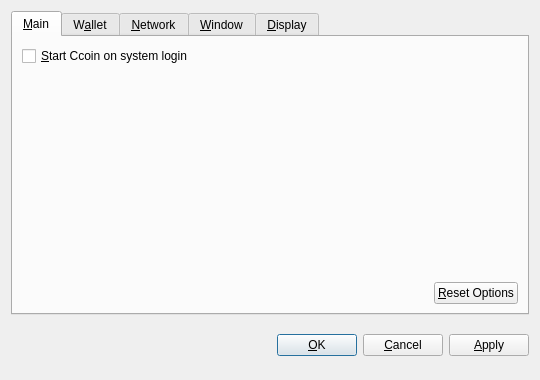
<?xml version="1.0" encoding="UTF-8"?>
<ui version="4.0">
 <class>OptionsDialog</class>
 <widget class="QDialog" name="OptionsDialog">
  <property name="geometry">
   <rect>
    <x>0</x>
    <y>0</y>
    <width>540</width>
    <height>380</height>
   </rect>
  </property>
  <property name="windowTitle">
   <string>Options</string>
  </property>
  <property name="modal">
   <bool>true</bool>
  </property>
  <layout class="QVBoxLayout" name="verticalLayout">
   <item>
    <widget class="QTabWidget" name="tabWidget">
     <property name="tabPosition">
      <enum>QTabWidget::North</enum>
     </property>
     <property name="currentIndex">
      <number>0</number>
     </property>
     <widget class="QWidget" name="tabMain">
      <attribute name="title">
       <string>&amp;Main</string>
      </attribute>
      <layout class="QVBoxLayout" name="verticalLayout_Main">
       <item>
        <widget class="QCheckBox" name="bitcoinAtStartup">
         <property name="toolTip">
          <string>Automatically start Ccoin after logging in to the system.</string>
         </property>
         <property name="text">
          <string>&amp;Start Ccoin on system login</string>
         </property>
        </widget>
       </item>
       <item>
        <spacer name="verticalSpacer_Main">
         <property name="orientation">
          <enum>Qt::Vertical</enum>
         </property>
         <property name="sizeHint" stdset="0">
          <size>
           <width>20</width>
           <height>40</height>
          </size>
         </property>
        </spacer>
       </item>
       <item>
        <layout class="QHBoxLayout" name="horizontalLayout_2_Main">
         <item>
          <spacer name="horizontalSpacer_2_Main">
           <property name="orientation">
            <enum>Qt::Horizontal</enum>
           </property>
           <property name="sizeHint" stdset="0">
            <size>
             <width>40</width>
             <height>20</height>
            </size>
           </property>
          </spacer>
         </item>
         <item>
          <widget class="QPushButton" name="resetButton">
           <property name="toolTip">
            <string>Reset all client options to default.</string>
           </property>
           <property name="text">
            <string>&amp;Reset Options</string>
           </property>
           <property name="autoDefault">
            <bool>false</bool>
           </property>
          </widget>
         </item>
        </layout>
       </item>
      </layout>
     </widget>
     <widget class="QWidget" name="tabWallet">
      <attribute name="title">
       <string>W&amp;allet</string>
      </attribute>
      <layout class="QVBoxLayout" name="verticalLayout_Network">
       <item>
        <widget class="QLabel" name="transactionFeeInfoLabel">
         <property name="text">
          <string>Optional transaction fee per kB that helps make sure your transactions are processed quickly. Most transactions are 1 kB.</string>
         </property>
         <property name="textFormat">
          <enum>Qt::PlainText</enum>
         </property>
         <property name="wordWrap">
          <bool>true</bool>
         </property>
        </widget>
       </item>
       <item>
        <layout class="QHBoxLayout" name="horizontalLayout_1_Main">
         <item>
          <widget class="QLabel" name="transactionFeeLabel">
           <property name="text">
            <string>Pay transaction &amp;fee</string>
           </property>
           <property name="textFormat">
            <enum>Qt::PlainText</enum>
           </property>
           <property name="buddy">
            <cstring>transactionFee</cstring>
           </property>
          </widget>
         </item>
         <item>
          <widget class="BitcoinAmountField" name="transactionFee"/>
         </item>
         <item>
          <spacer name="horizontalSpacer_1_Main">
           <property name="orientation">
            <enum>Qt::Horizontal</enum>
           </property>
           <property name="sizeHint" stdset="0">
            <size>
             <width>40</width>
             <height>20</height>
            </size>
           </property>
          </spacer>
         </item>
        </layout>
       </item>
       <item>
        <widget class="QLabel" name="label">
         <property name="text">
          <string>If you disable the spending of unconfirmed change, the change from a transaction cannot be used until that transaction has at least one confirmation. This also affects how your balance is computed.</string>
         </property>
         <property name="wordWrap">
          <bool>true</bool>
         </property>
        </widget>
       </item>
       <item>
        <widget class="QCheckBox" name="spendZeroConfChange">
         <property name="text">
          <string>Spend unconfirmed change  (experts only)</string>
         </property>
        </widget>
       </item>
       <item>
        <spacer name="verticalSpacer">
         <property name="orientation">
          <enum>Qt::Vertical</enum>
         </property>
         <property name="sizeHint" stdset="0">
          <size>
           <width>20</width>
           <height>40</height>
          </size>
         </property>
        </spacer>
       </item>
      </layout>
     </widget>
     <widget class="QWidget" name="tabNetwork">
      <attribute name="title">
       <string>&amp;Network</string>
      </attribute>
      <layout class="QVBoxLayout" name="verticalLayout_Network">
       <item>
        <widget class="QCheckBox" name="mapPortUpnp">
         <property name="toolTip">
          <string>Automatically open the Ccoin client port on the router. This only works when your router supports UPnP and it is enabled.</string>
         </property>
         <property name="text">
          <string>Map port using &amp;UPnP</string>
         </property>
        </widget>
       </item>
       <item>
        <widget class="QCheckBox" name="connectSocks">
         <property name="toolTip">
          <string>Connect to the Ccoin network through a SOCKS proxy (e.g. when connecting through Tor).</string>
         </property>
         <property name="text">
          <string>&amp;Connect through SOCKS proxy:</string>
         </property>
        </widget>
       </item>
       <item>
        <layout class="QHBoxLayout" name="horizontalLayout_Network">
         <item>
          <widget class="QLabel" name="proxyIpLabel">
           <property name="text">
            <string>Proxy &amp;IP:</string>
           </property>
           <property name="textFormat">
            <enum>Qt::PlainText</enum>
           </property>
           <property name="buddy">
            <cstring>proxyIp</cstring>
           </property>
          </widget>
         </item>
         <item>
          <widget class="QValidatedLineEdit" name="proxyIp">
           <property name="maximumSize">
            <size>
             <width>140</width>
             <height>16777215</height>
            </size>
           </property>
           <property name="toolTip">
            <string>IP address of the proxy (e.g. 127.0.0.1)</string>
           </property>
          </widget>
         </item>
         <item>
          <widget class="QLabel" name="proxyPortLabel">
           <property name="text">
            <string>&amp;Port:</string>
           </property>
           <property name="textFormat">
            <enum>Qt::PlainText</enum>
           </property>
           <property name="buddy">
            <cstring>proxyPort</cstring>
           </property>
          </widget>
         </item>
         <item>
          <widget class="QLineEdit" name="proxyPort">
           <property name="maximumSize">
            <size>
             <width>55</width>
             <height>16777215</height>
            </size>
           </property>
           <property name="toolTip">
            <string>Port of the proxy (e.g. 9050)</string>
           </property>
          </widget>
         </item>
         <item>
          <widget class="QLabel" name="socksVersionLabel">
           <property name="text">
            <string>SOCKS &amp;Version:</string>
           </property>
           <property name="textFormat">
            <enum>Qt::PlainText</enum>
           </property>
           <property name="buddy">
            <cstring>socksVersion</cstring>
           </property>
          </widget>
         </item>
         <item>
          <widget class="QValueComboBox" name="socksVersion">
           <property name="toolTip">
            <string>SOCKS version of the proxy (e.g. 5)</string>
           </property>
          </widget>
         </item>
         <item>
          <spacer name="horizontalSpacer_Network">
           <property name="orientation">
            <enum>Qt::Horizontal</enum>
           </property>
           <property name="sizeHint" stdset="0">
            <size>
             <width>40</width>
             <height>20</height>
            </size>
           </property>
          </spacer>
         </item>
        </layout>
       </item>
       <item>
        <spacer name="verticalSpacer_Network">
         <property name="orientation">
          <enum>Qt::Vertical</enum>
         </property>
         <property name="sizeHint" stdset="0">
          <size>
           <width>20</width>
           <height>40</height>
          </size>
         </property>
        </spacer>
       </item>
      </layout>
     </widget>
     <widget class="QWidget" name="tabWindow">
      <attribute name="title">
       <string>&amp;Window</string>
      </attribute>
      <layout class="QVBoxLayout" name="verticalLayout_Window">
       <item>
        <widget class="QCheckBox" name="minimizeToTray">
         <property name="toolTip">
          <string>Show only a tray icon after minimizing the window.</string>
         </property>
         <property name="text">
          <string>&amp;Minimize to the tray instead of the taskbar</string>
         </property>
        </widget>
       </item>
       <item>
        <widget class="QCheckBox" name="minimizeOnClose">
         <property name="toolTip">
          <string>Minimize instead of exit the application when the window is closed. When this option is enabled, the application will be closed only after selecting Quit in the menu.</string>
         </property>
         <property name="text">
          <string>M&amp;inimize on close</string>
         </property>
        </widget>
       </item>
       <item>
        <spacer name="verticalSpacer_Window">
         <property name="orientation">
          <enum>Qt::Vertical</enum>
         </property>
         <property name="sizeHint" stdset="0">
          <size>
           <width>20</width>
           <height>40</height>
          </size>
         </property>
        </spacer>
       </item>
      </layout>
     </widget>
     <widget class="QWidget" name="tabDisplay">
      <attribute name="title">
       <string>&amp;Display</string>
      </attribute>
      <layout class="QVBoxLayout" name="verticalLayout_Display">
       <item>
        <layout class="QHBoxLayout" name="horizontalLayout_1_Display">
         <item>
          <widget class="QLabel" name="langLabel">
           <property name="text">
            <string>User Interface &amp;language:</string>
           </property>
           <property name="textFormat">
            <enum>Qt::PlainText</enum>
           </property>
           <property name="buddy">
            <cstring>lang</cstring>
           </property>
          </widget>
         </item>
         <item>
          <widget class="QValueComboBox" name="lang">
           <property name="toolTip">
            <string>The user interface language can be set here. This setting will take effect after restarting Ccoin.</string>
           </property>
          </widget>
         </item>
        </layout>
       </item>
       <item>
        <layout class="QHBoxLayout" name="horizontalLayout_2_Display">
         <item>
          <widget class="QLabel" name="unitLabel">
           <property name="text">
            <string>&amp;Unit to show amounts in:</string>
           </property>
           <property name="textFormat">
            <enum>Qt::PlainText</enum>
           </property>
           <property name="buddy">
            <cstring>unit</cstring>
           </property>
          </widget>
         </item>
         <item>
          <widget class="QValueComboBox" name="unit">
           <property name="toolTip">
            <string>Choose the default subdivision unit to show in the interface and when sending coins.</string>
           </property>
          </widget>
         </item>
        </layout>
       </item>
       <item>
        <widget class="QCheckBox" name="displayAddresses">
         <property name="toolTip">
          <string>Whether to show Ccoin addresses in the transaction list or not.</string>
         </property>
         <property name="text">
          <string>&amp;Display addresses in transaction list</string>
         </property>
        </widget>
       </item>
       <item>
        <widget class="QCheckBox" name="coinControlFeatures">
         <property name="toolTip">
          <string>Whether to show coin control features or not.</string>
         </property>
         <property name="text">
          <string>Display coin &amp;control features (experts only!)</string>
         </property>
        </widget>
       </item>
       <item>
        <spacer name="verticalSpacer_Display">
         <property name="orientation">
          <enum>Qt::Vertical</enum>
         </property>
         <property name="sizeHint" stdset="0">
          <size>
           <width>20</width>
           <height>40</height>
          </size>
         </property>
        </spacer>
       </item>
      </layout>
     </widget>
    </widget>
   </item>
   <item>
    <layout class="QHBoxLayout" name="horizontalLayout_Buttons">
     <item>
      <spacer name="horizontalSpacer_1">
       <property name="orientation">
        <enum>Qt::Horizontal</enum>
       </property>
       <property name="sizeHint" stdset="0">
        <size>
         <width>40</width>
         <height>48</height>
        </size>
       </property>
      </spacer>
     </item>
     <item>
      <widget class="QLabel" name="statusLabel">
       <property name="font">
        <font>
         <weight>75</weight>
         <bold>true</bold>
        </font>
       </property>
       <property name="text">
        <string/>
       </property>
       <property name="textFormat">
        <enum>Qt::PlainText</enum>
       </property>
       <property name="wordWrap">
        <bool>true</bool>
       </property>
      </widget>
     </item>
     <item>
      <spacer name="horizontalSpacer_2">
       <property name="orientation">
        <enum>Qt::Horizontal</enum>
       </property>
       <property name="sizeHint" stdset="0">
        <size>
         <width>40</width>
         <height>48</height>
        </size>
       </property>
      </spacer>
     </item>
     <item>
      <widget class="QPushButton" name="okButton">
       <property name="text">
        <string>&amp;OK</string>
       </property>
      </widget>
     </item>
     <item>
      <widget class="QPushButton" name="cancelButton">
       <property name="text">
        <string>&amp;Cancel</string>
       </property>
       <property name="autoDefault">
        <bool>false</bool>
       </property>
      </widget>
     </item>
     <item>
      <widget class="QPushButton" name="applyButton">
       <property name="text">
        <string>&amp;Apply</string>
       </property>
       <property name="autoDefault">
        <bool>false</bool>
       </property>
      </widget>
     </item>
    </layout>
   </item>
  </layout>
 </widget>
 <customwidgets>
  <customwidget>
   <class>BitcoinAmountField</class>
   <extends>QSpinBox</extends>
   <header>bitcoinamountfield.h</header>
  </customwidget>
  <customwidget>
   <class>QValueComboBox</class>
   <extends>QComboBox</extends>
   <header>qvaluecombobox.h</header>
  </customwidget>
  <customwidget>
   <class>QValidatedLineEdit</class>
   <extends>QLineEdit</extends>
   <header>qvalidatedlineedit.h</header>
  </customwidget>
 </customwidgets>
 <resources/>
 <connections/>
</ui>
